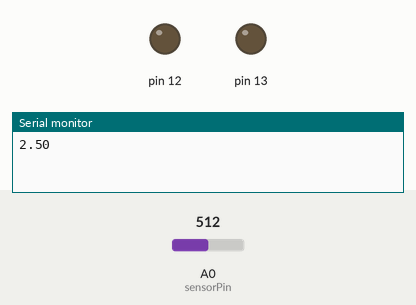
This sketch was run on a simulated Arduino Uno, built with avr-gcc and run on an emulated ATmega328P. On the bench: output pins drawn as LEDs (lit = HIGH), the last lines printed to the serial monitor. The test bench sets the inputs (shaded band); at power-on: A0 (sensorPin) = 512.

Above: at 1.2 s.
1.3 s: A0 (sensorPin) set to 595
2.8 s: A0 (sensorPin) set to 620
At 3.9 s:
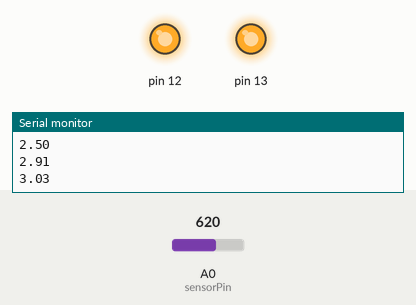
4.3 s: A0 (sensorPin) set to 526
5.8 s: A0 (sensorPin) set to 494
At 6.2 s:
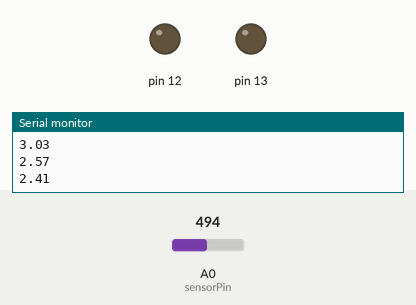
7.3 s: A0 (sensorPin) set to 716
At 8.5 s:
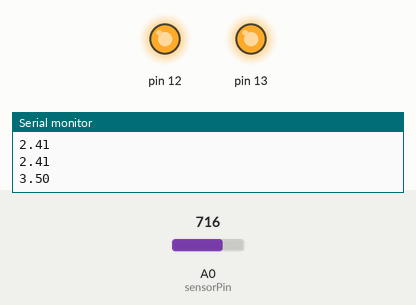
Timing chart, 0 to 9.8 s (numbered marks = the images above; inputs shaded):
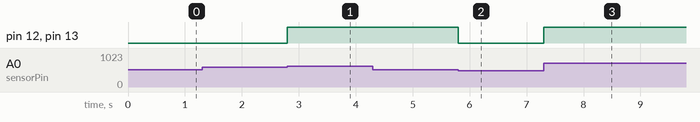

Measured:
- the behaviour switches between 613 and 614 on A0 (sensorPin) (found by bisection; images 0 and 1)
- the behaviour switches between 512 and 511 on A0 (sensorPin) (found by bisection; images 1 and 2)
- after the input at 2.8 s, pin 12, pin 13: LOW → HIGH at once
- after the input at 5.8 s, pin 12, pin 13: HIGH → LOW at once
- after the input at 7.3 s, pin 12, pin 13: LOW → HIGH at once

The sketch:

analog.ino
```cpp
float sensorValue=0;
int sensorPin=A0;
unsigned long  t;
void setup() {
  t = millis();
  pinMode(13, OUTPUT);
  pinMode(12, OUTPUT);
  Serial.begin(9600);
}

void loop() {
  sensorValue =analogRead(sensorPin)*5.00/1023.00;
  if (millis()-t>=1000){
  Serial.println(sensorValue);
  t=millis();
  }
  if(sensorValue>3.00){
    digitalWrite(13, HIGH);
    digitalWrite(12, HIGH);
    }
  else if(sensorValue<2.50){
    digitalWrite(13, LOW);
    digitalWrite(12, LOW);
    }

}
```
